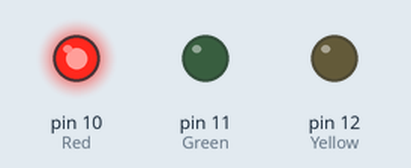
The sketch below on a simulated Arduino Uno, built with avr-gcc and run on an emulated ATmega328P. On the bench: output pins drawn as LEDs (lit = HIGH).

Above: at 2.5 s.
Timing chart, 0 to 6.5 s (numbered marks = the images above):
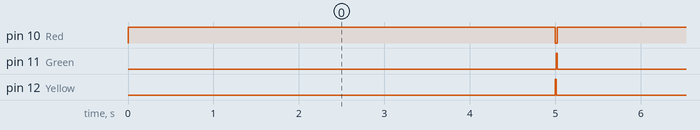

The sketch:

ex-1.ino
```cpp
# define Red 10
# define Yellow 12
# define Green 11

void setup() {
  pinMode(Green, OUTPUT);
  pinMode(Yellow, OUTPUT);
  pinMode(Red, OUTPUT);
}

void loop() {
  digitalWrite(Red, 1);
  digitalWrite(Yellow, 0);
  digitalWrite(Green, 0);
  delay(5000);
  digitalWrite(Red, 0);
  digitalWrite(Yellow, 1);
  digitalWrite(Green, 0);
  delay(Yellow);
  digitalWrite(Red, 0);
  digitalWrite(Yellow, 0);
  digitalWrite(Green, 1);
  delay(Red);
}


/*
# define Green 11
# define Yellow 12  (parte dichiarativa)
# define Red 10

void setup() {
  pinMode(Green, OUTPUT);
  pinMode(Yellow, OUTPUT);
  pinMode(Red, OUTPUT);
}

void loop() {
  digitalWrite(Green, 1);
  digitalWrite(Yellow, 0);
  digitalWrite(Green, 0);
  delay(Green);
  digitalWrite(Green, 0);
  digitalWrite(Yellow, 1);
  digitalWrite(Green, 0);
  delay(Yellow);
  digitalWrite(Green, 0);
  digitalWrite(Yellow, 0);
  digitalWrite(Green, 1);
  delay(Red);
}
*/
```

Measured:
- by itself, pin 10 (Red): alternates HIGH for 5.0 s and LOW for 0.02 s
- by itself, pin 11 (Green), pin 12 (Yellow): alternates HIGH for 0.01 s and LOW for 5.0 s
